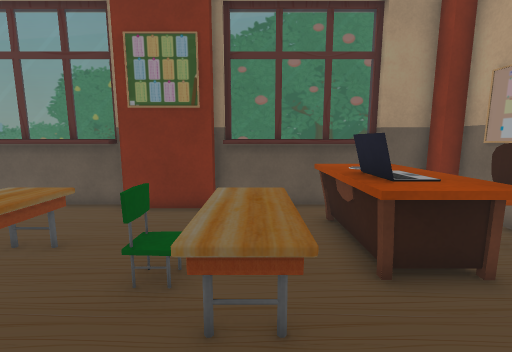
View 1 (above)

17 first-person views from a walk through a 3-D level made in the Unity game engine. The camera is 1.2 m above the floor, tilts 8° down and sees 90° across. The floor is counted in squares, 0.5 m on a side. Each view is taken from the middle of a square. On the plan, view 1 faces up. The plan holds only what a view shows up to about 17 squares ahead; the rest is blank. The place goes on beyond the plan. Door leaves are left out, so doorways stand open. Some surface patterns are stand-ins.

View 2
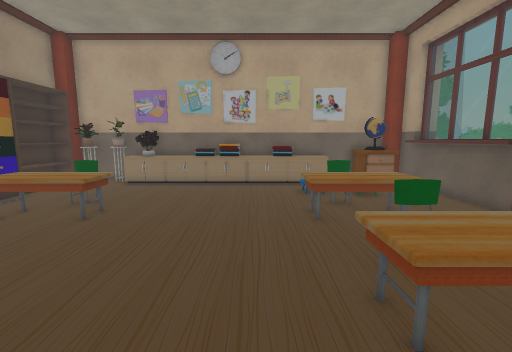

View 3
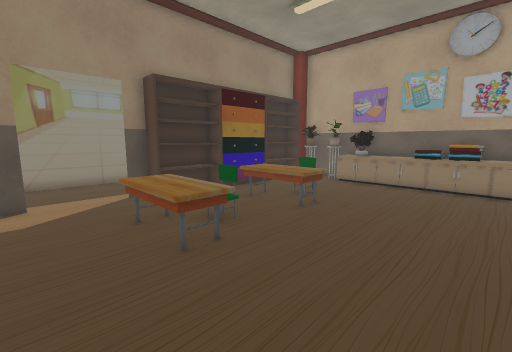

View 4
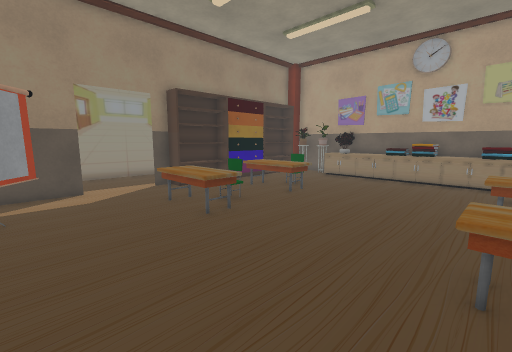

View 5
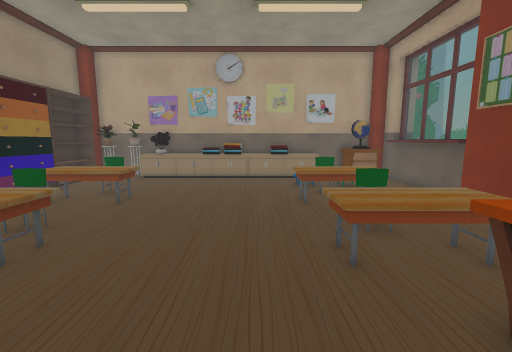

View 6
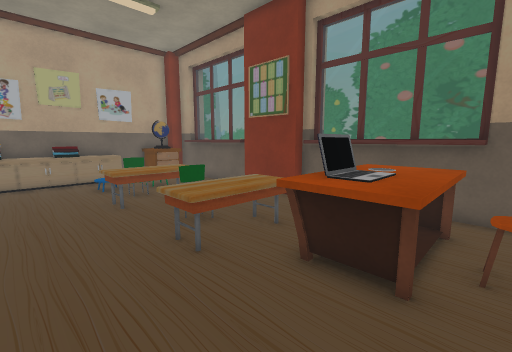

View 7
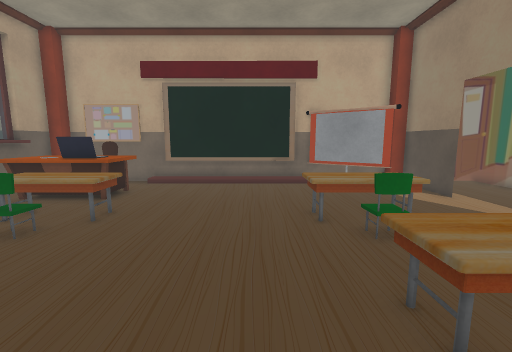

View 8
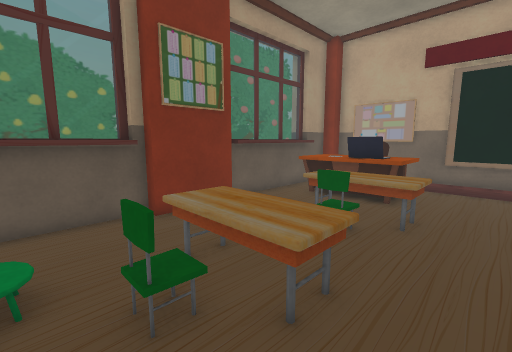

View 9
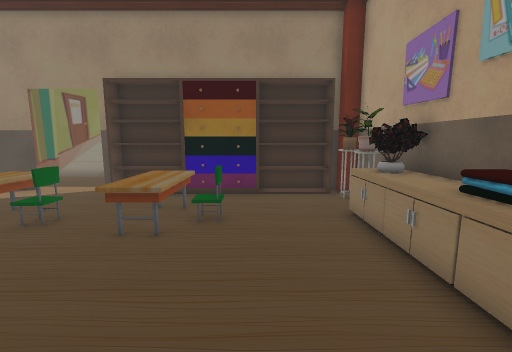

View 10
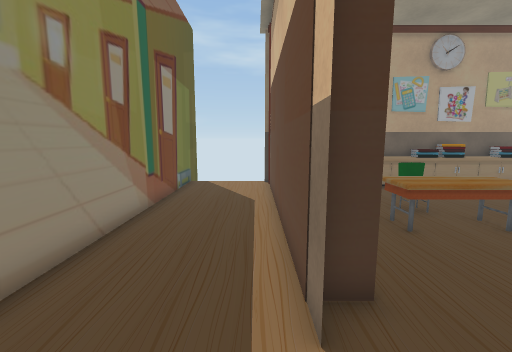

View 11
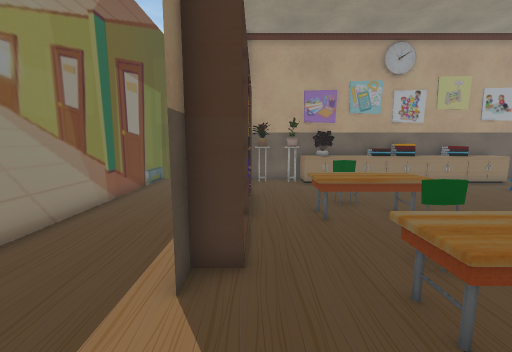

View 12
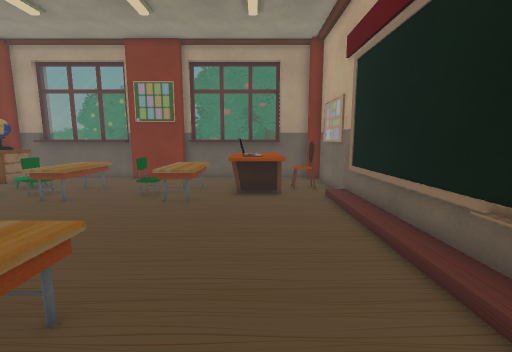

View 13
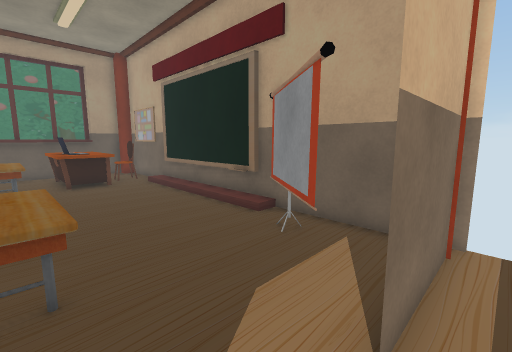

View 14
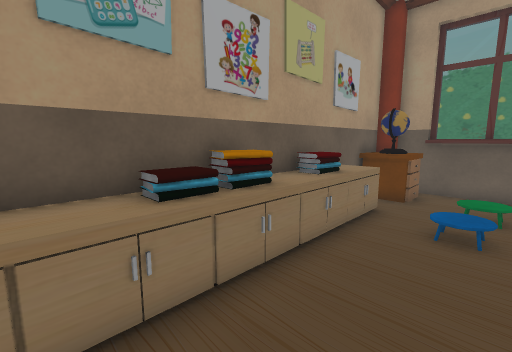

View 15
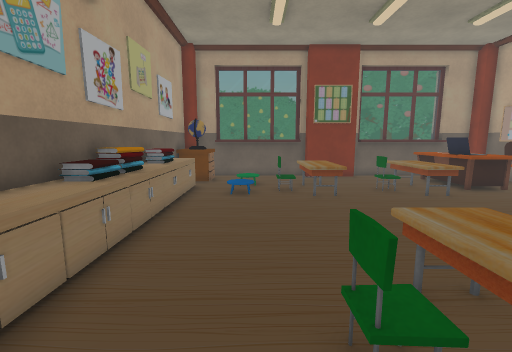

View 16
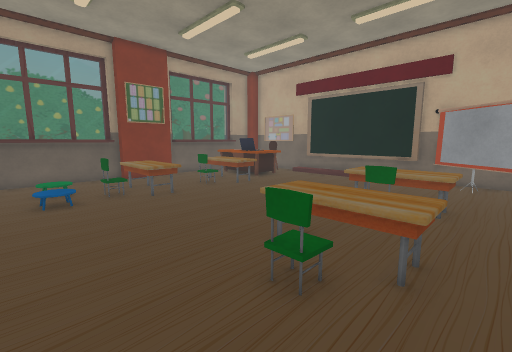

View 17
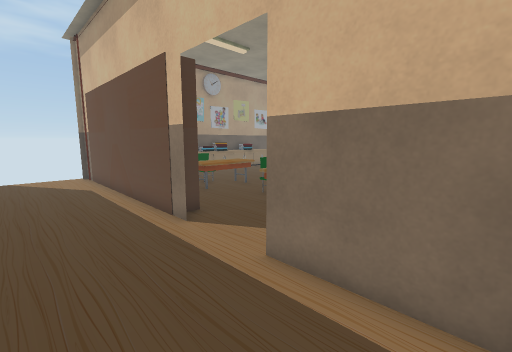

### Floor plan
Key: @ floor where view 1 was taken; # wall or solid block; . floor; / step, stairs or slope; D open door; = window, fence, low wall or low ledge; ^ raised ledge; T table; L laptop; C chair; A cabinet; P plant; B blackboard; O other object.
Columns run from 13 left of view 1 to 7 right of it. Each row starts with its distance up from view 1.
 11   #         #
 10  ##^^^^^^   ^^^^^^#
  9 ##A^^^^^^###^^^^^^###
  8 AOO............TTT..#
  7 AOO............TTT..#
  6 # ..//.TTT..TTTLLTOC#
  5 #^^....TTT..TTTLLT./#
  4 #^^.//CTTT.CTTTTTT./#
  3 #O#./..TTT..TTT..../#
  2 #O=................/#
  1 #^^................/#
  0 #O^..........@...../#
 -1 #O=................/#
 -2 #O=................/#
 -3 #^^................/B
 -4 #^^....TTT..TTT..../#
 -5 #PP....TTT.CTTT..../#
 -6 #PP...CTTT..TTT....##
 -7 #PP....TTT..TTT...###
 -8 #=...............##
 -9 ############.....#
-10 #############DDD#####
-11  ...................
-12  ..................
-13  ...................
-14  ...................
-15 #####################

Positions as (right, up) in squares from view 1, and headings:
1: (0, 0), facing up
2: (3, 1), facing left
3: (3, 1), facing down-left
4: (5, 3), facing down-left
5: (5, 1), facing left
6: (5, 0), facing up-left
7: (-8, -2), facing right
8: (-8, 1), facing up-right
9: (-8, 2), facing down
10: (2, -11), facing left
11: (3, -9), facing left
12: (3, -7), facing up
13: (0, -11), facing up-right
14: (-8, -4), facing up-left
15: (-8, -8), facing up
16: (-10, -8), facing up-right
17: (6, -14), facing up-left
